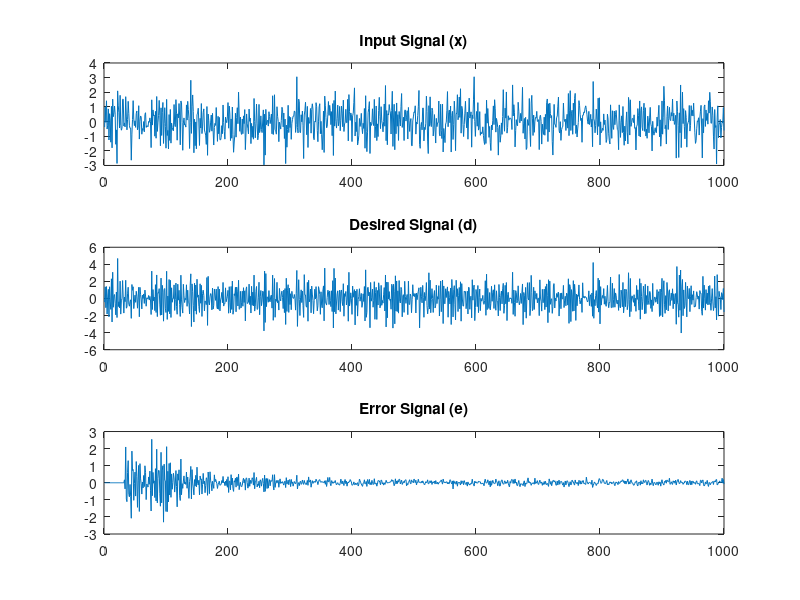

MATLAB code for this plot:
% Input signal (x), desired signal (d), and filter order (N)
x = randn(1, 1000);        % Example input signal (noise)
d = filter([1, -0.9], 1, x) + 0.1*randn(1, 1000);  % Desired signal (filtered version of x with noise)

N = 32;                    % Filter order
mu = 0.01;                 % Step size (learning rate)

% Initialize the filter coefficients
w = zeros(1, N);

% Preallocate error signal and output
y = zeros(1, length(x));   % Output of the filter
e = zeros(1, length(x));   % Error signal

% LMS Algorithm
for n = N+1:length(x)
    % Create input vector of length N (using past N values of x)
    x_n = x(n:-1:n-N+1);
    
    % Filter output
    y(n) = w * x_n';  % Compute the output y(n)
    
    % Error signal
    e(n) = d(n) - y(n);  % Compute the error
    
    % Update filter coefficients
    w = w + mu * e(n) * x_n;  % LMS update rule
end

% Plot results
subplot(3, 1, 1);
plot(x);
title('Input Signal (x)');

subplot(3, 1, 2);
plot(d);
title('Desired Signal (d)');

subplot(3, 1, 3);
plot(e);
title('Error Signal (e)');
